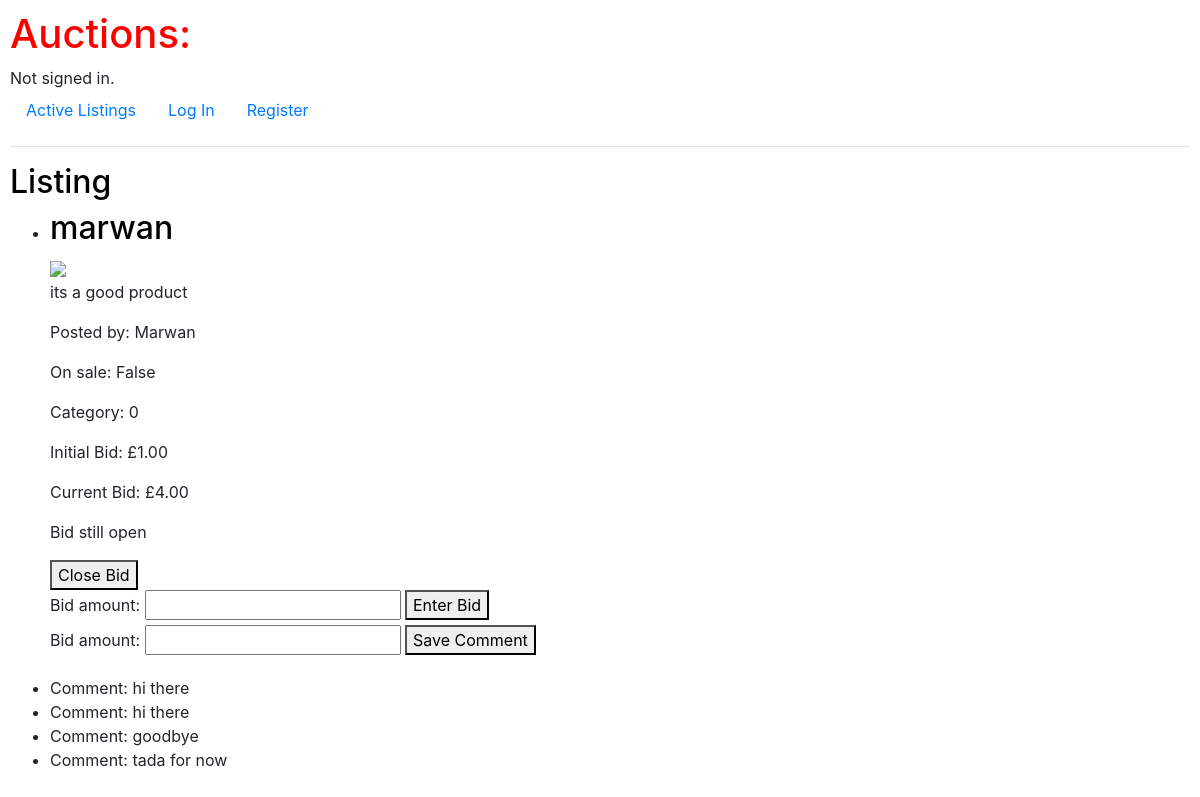
The app's page /bid/2 with its own data.
### auctions/models.py (models this page shows, shortened)
class AuctionListing(models.Model):
    user = models.ForeignKey(User, on_delete=models.CASCADE, related_name= "auction_listings")
    title = models.CharField(max_length=64)
    description = models.TextField()
    is_open = models.BooleanField(default=True)
    category = models.CharField(max_length = 64)
    image = models.ImageField(upload_to='')
    initial_bid = models.DecimalField(max_digits=6, decimal_places=2)
    winner = models.ForeignKey(User, on_delete=models.CASCADE, related_name="user", null=True, blank=True)
    def current_bid(self):
        bid = Bid.objects.filter(auction_listing=self).order_by('-bid_amount').first()
        if bid:
            return bid.bid_amount
        else:
            return self.initial_bid

class User(AbstractUser):
    pass

class Bid(models.Model):
    user = models.ForeignKey(User, on_delete=models.CASCADE, related_name= "bid" )
    auction_listing = models.ForeignKey(AuctionListing, on_delete=models.CASCADE, related_name= "auction_listing" )
    bid_amount = models.DecimalField(max_digits=10, decimal_places=2)

class Comment(models.Model):
    user = models.ForeignKey(User, on_delete=models.CASCADE, related_name= "comment")
    auction_listing = models.ForeignKey(AuctionListing, on_delete=models.CASCADE, related_name="comments")
    comment = models.TextField()

### auctions/views.py (the view)
# urls.py: path("bid/<int:listing_id>", views.current_price, name="current_price"),
def current_price(request, listing_id):
    auction_listing = AuctionListing.objects.get(id=listing_id)
    auction_listings = AuctionListing.objects.all()
    current_bids = {}
    for listing in auction_listings:
        bid = Bid.objects.filter(auction_listing=listing).order_by('-bid_amount').first()
        if bid:
            current_bids[listing.id] = bid.bid_amount
        else:
            current_bids[listing.id] = listing.initial_bid
    if request.method == 'POST':
        form = BidForm(request.POST)
        if form.is_valid():
            bid_amount = form.cleaned_data['bid_amount']
            highest_bidding_price = current_bids[auction_listing.id]
            if bid_amount <= highest_bidding_price:
                form.add_error('bid_amount',"Your bid is not sufficient and must be higher than the current bid amount")
            else:
                new_bid = Bid(user=request.user, auction_listing=auction_listing, bid_amount=form.cleaned_data['bid_amount'])
                new_bid.save()
                return render(request, 'auctions/listing.html', {'form': form, 'listing': auction_listing, 'current_bids': current_bids})
    else:
        form = BidForm()
    return render(request, 'auctions/listing.html', {'form': form, 'listing': auction_listing})

### auctions/forms.py
class BidForm(forms.ModelForm):
    class Meta:
        model = Bid
        fields = ['bid_amount']

### auctions/templates/auctions/listing.html (shortened to what this page needs)
{% extends "auctions/layout.html" %}
{% block body %}
    <h2>Listing</h2>
	<ul>
        <li><h2>{{ listing.title }}</h2>
        <img src="{{ listing.image.url }}" style="max-width: 300px; max-height: 300px;">
        <p>{{ listing.description }}</p>
        <p>Posted by: {{ listing.user }}</p>
        <p>On sale: {{ listing.is_open}}</p>
        <p>Category: {{ listing.category }}</p>
        <p>Initial Bid: £{{ listing.initial_bid }}</p>
        <p>Current Bid: £{{ listing.current_bid }}</p>
        {% if winner %}
            <p>The winner is: {{winner.user.username}}</p>
        {% else %}
            <p> Bid still open </p>
        {% endif %}
        <form method="post" action="{% url 'auction_closed' listing_id=listing.id %}">
            <button type = "submit">Close Bid</button>
        </form>
        <form method="post" action="{% url 'current_price' listing.id %}" enctype="multipart/form-data">
            {{ form.bid_amount.label_tag }}
            {{ form.bid_amount }}
            <button type = "submit">Enter Bid</button>
        </form>
            <form method="post" id = "Form1" >
                {{ form }}
                <button id = "Button1" type = "submit" >Save Comment</button>
            </form></li>
        <p>
            {% for comment in listing.comments.all %}
                <li>Comment: {{ comment.comment }}</li>
            {% endfor %}
        </p>
	</ul>
{% endblock %}

### auctions/static/auctions/styles.css (style rules this page uses)
body { padding: 10px; }
h2 { color : black; }
p { font-style: inherit; }

### records on screen
AuctionListing: title "marwan", description "its a good product", user "Marwan", is_open "False", category "0", initial_bid "1.00", current_bid "4.00"
Comment: comment "hi there"
Comment: comment "hi there"
Comment: comment "goodbye"
Comment: comment "tada for now"
